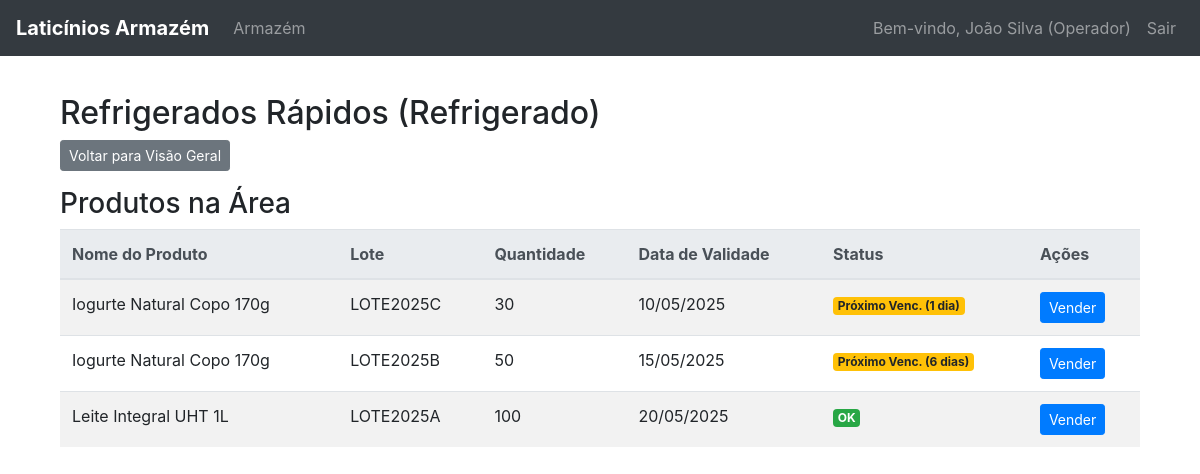
Screenshot of /armazem/A1 (signed in) with the database file from the repository.
### tables this page shows
CREATE TABLE usuarios (
    username TEXT PRIMARY KEY,
    senha TEXT NOT NULL,
    funcao TEXT NOT NULL CHECK (funcao IN ('gerente', 'operador')),
    nome TEXT NOT NULL
);

CREATE TABLE areas_armazem (
    id_area TEXT PRIMARY KEY,
    nome TEXT NOT NULL,
    tipo_armazenamento TEXT NOT NULL CHECK (tipo_armazenamento IN ('refrigerado', 'congelado', 'seco'))
);

CREATE TABLE produtos_areas (
    id INTEGER PRIMARY KEY AUTOINCREMENT,
    id_area TEXT NOT NULL,
    id_catalogo_produto TEXT NOT NULL,
    nome TEXT NOT NULL,
    quantidade INTEGER NOT NULL CHECK (quantidade >= 0),
    data_validade DATE NOT NULL,
    lote TEXT NOT NULL,
    FOREIGN KEY (id_area) REFERENCES areas_armazem(id_area),
    FOREIGN KEY (id_catalogo_produto) REFERENCES produtos_catalogo(id_produto),
    UNIQUE(id_area, id_catalogo_produto, lote)
);

### app.py (the view)
@app.route('/armazem/<id_area>')
@login_necessario(permissao_requerida='detalhes_area') # Exige login e permissão
def detalhes_da_area(id_area):
    area = AreaArmazem.buscar_por_id(id_area)
    if not area:
        flash(f"Área com ID '{id_area}' não encontrada.", "danger")
        return redirect(url_for('pagina_inicial_armazem'))
    produtos_na_area = sorted(area.listar_produtos(), key=lambda p: p.data_validade)
    app.logger.debug(f"Produtos na área {id_area}: {[p.to_dict() for p in produtos_na_area]}")
    conn = get_db_connection()
    cursor = conn.cursor()
    cursor.execute('SELECT id_produto, nome FROM produtos_catalogo')
    produtos_catalogo = {row['id_produto']: {'nome': row['nome']} for row in cursor.fetchall()}
    conn.close()
    return render_template('area_detalhes.html',
                         area=area,
                         produtos=produtos_na_area,
                         produtos_catalogo=produtos_catalogo,
                         data_hoje=date.today() # Passa a data atual para o template
                        )

### app.py (called while the page is built)
def to_date_filter(value):
    if isinstance(value, date):
        return value
    try:
        return datetime.strptime(value, '%Y-%m-%d').date()
    except (ValueError, TypeError) as e:
        logging.error(f"Erro ao converter data: {value}, erro: {e}")
        return value

@app.context_processor
def injetar_dados_globais():
    user_info = None
    if 'username' in session:
        user_info = {
            'username': session.get('username'),
            'funcao': session.get('user_funcao'),
            'nome': session.get('user_nome')
        }
    return dict(usuario_logado=user_info, data_hoje_global=date.today())

### models.py (called while the page is built)
def get_db_connection() -> sqlite3.Connection:
    conn = sqlite3.connect(DATABASE_PATH)
    conn.row_factory = sqlite3.Row  # Permite acessar colunas por nome
    return conn

    @staticmethod
    def verificar_senha(username: str, senha: str) -> Optional['Usuario']:
        conn = get_db_connection()
        cursor = conn.cursor()
        cursor.execute('SELECT * FROM usuarios WHERE username = ? AND senha = ?', (username, senha))
        user_data = cursor.fetchone()
        conn.close()
        if user_data:
            return Usuario(user_data['username'], user_data['funcao'], user_data['nome'])
        return None

    def tem_permissao(self, permissao: str) -> bool:
        permissoes_por_funcao = {
            'gerente': ['visualizar_armazem', 'detalhes_area', 'gerente', 'registrar_venda'],
            'operador': ['visualizar_armazem', 'detalhes_area', 'registrar_venda']
        }
        return permissao in permissoes_por_funcao.get(self.funcao, [])

    def to_dict(self) -> Dict[str, Any]:
        return {
            'id_catalogo_produto': self.id_catalogo_produto,
            'nome': self.nome,
            'quantidade': self.quantidade,
            'data_validade': self.data_validade.strftime('%Y-%m-%d'), # Converte date para string no formato AAAA-MM-DD
            'lote': self.lote
        }

    @staticmethod
    def buscar_por_id(id_area: str) -> Optional['AreaArmazem']:
        conn = get_db_connection()
        cursor = conn.cursor()
        cursor.execute('SELECT * FROM areas_armazem WHERE id_area = ?', (id_area,))
        area_data = cursor.fetchone()
        conn.close()
        if area_data:
            return AreaArmazem(area_data['id_area'], area_data['nome'], area_data['tipo_armazenamento'])
        return None

### templates/area_detalhes.html (shortened to what this page needs)
{% extends 'base.html' %}
{% block content %}
<div class="container mt-4">
    <h2>{{ area.nome }} ({{ area.tipo_armazenamento | capitalize }})</h2>
    <p><a href="{{ url_for('pagina_inicial_armazem') }}" class="btn btn-secondary btn-sm">Voltar para Visão Geral</a></p>
    <h3>Produtos na Área</h3>
    {% if produtos %}
        <table class="table table-striped table-hover">
            <thead class="thead-light">
                <tr>
                    <th>Nome do Produto</th>
                    <th>Lote</th>
                    <th>Quantidade</th>
                    <th>Data de Validade</th>
                    <th>Status</th>
                    <th>Ações</th>
                </tr>
            </thead>
            <tbody>
                {% for produto in produtos %}
                    <tr>
                        <td>{{ produto.nome }}</td>
                        <td>{{ produto.lote }}</td>
                        <td>{{ produto.quantidade }}</td>
                        <td>
                            {{ (produto.data_validade | to_date).strftime('%d/%m/%Y') if produto.data_validade else 'Não informada' }}
                        </td>
                        <td>
                            {% if produto.data_validade %}
                                {% set dias_para_vencer = (produto.data_validade | to_date - data_hoje).days %}
                                {% if dias_para_vencer < 0 %}
                                    <span class="badge badge-danger">Vencido</span>
                                {% elif dias_para_vencer <= 7 %}
                                    <span class="badge badge-warning">Próximo Venc. ({{ dias_para_vencer }} dia{{ 's' if dias_para_vencer != 1 }})</span>
                                {% else %}
                                    <span class="badge badge-success">OK</span>
                                {% endif %}
                            {% else %}
                                <span class="badge badge-secondary">Sem validade</span>
                            {% endif %}
                        </td>
                        <td>
                            {% if usuario_logado and usuario_logado.funcao in ['operador', 'gerente'] %}
                                <button class="btn btn-primary btn-sm"
                                        data-toggle="modal"
                                        data-target="#vendaModal"
                                        data-produto-id="{{ produto.id_catalogo_produto }}"
                                        data-produto-nome="{{ produto.nome }}"
                                        data-lote="{{ produto.lote }}"
                                        data-quantidade-disponivel="{{ produto.quantidade }}"
                                        onclick="preencherModalVenda(this)">
                                    Vender
                                </button>
                            {% endif %}
                        </td>
                    </tr>
                {% endfor %}
            </tbody>
        </table>
    {% else %}
        <p class="text-muted">Nenhum produto encontrado nesta área.</p>
    {% endif %}
</div>
{% endblock %}

### templates/base.html (shortened to what this page needs)
<!DOCTYPE html>
<html lang="pt-BR">
<head>
  <link rel="stylesheet" href="https://stackpath.bootstrapcdn.com/bootstrap/4.5.2/css/bootstrap.min.css">
</head>
<body>
  <nav class="navbar navbar-expand-lg navbar-dark bg-dark fixed-top">
    <a class="navbar-brand" href="{{ url_for('pagina_inicial_armazem') }}">Laticínios Armazém</a>
    <div class="collapse navbar-collapse" id="navbarNav">
      <ul class="navbar-nav mr-auto">
        <li class="nav-item">
          <a class="nav-link" href="{{ url_for('pagina_inicial_armazem') }}">Armazém</a>
        </li>
      </ul>
      <ul class="navbar-nav">
        {% if usuario_logado %}
          <li class="nav-item">
            <span class="nav-link">Bem-vindo, {{ usuario_logado.nome }} ({{ usuario_logado.funcao | capitalize }})</span>
          </li>
          <li class="nav-item">
            <a class="nav-link" href="{{ url_for('logout') }}">Sair</a>
          </li>
        {% else %}
          <li class="nav-item">
            <a class="nav-link" href="{{ url_for('login') }}">Login</a>
          </li>
        {% endif %}
      </ul>
    </div>
  </nav>
  <div class="container">
    {% block content %}
    {% endblock %}
  </div>
</body>
</html>

### templates/base.html (style rules this page uses)
body { padding-top: 70px; }
.navbar-brand { font-weight: bold; }

### rows the page displays
usuarios: nome "João Silva", funcao "Operador"
areas_armazem: nome "Refrigerados Rápidos", tipo_armazenamento "Refrigerado"
produtos_areas: nome "Iogurte Natural Copo 170g", lote "LOTE2025C", quantidade "30", data_validade "10/05/2025"
produtos_areas: nome "Iogurte Natural Copo 170g", lote "LOTE2025B", quantidade "50", data_validade "15/05/2025"
produtos_areas: nome "Leite Integral UHT 1L", lote "LOTE2025A", quantidade "100", data_validade "20/05/2025", shows "OK"
